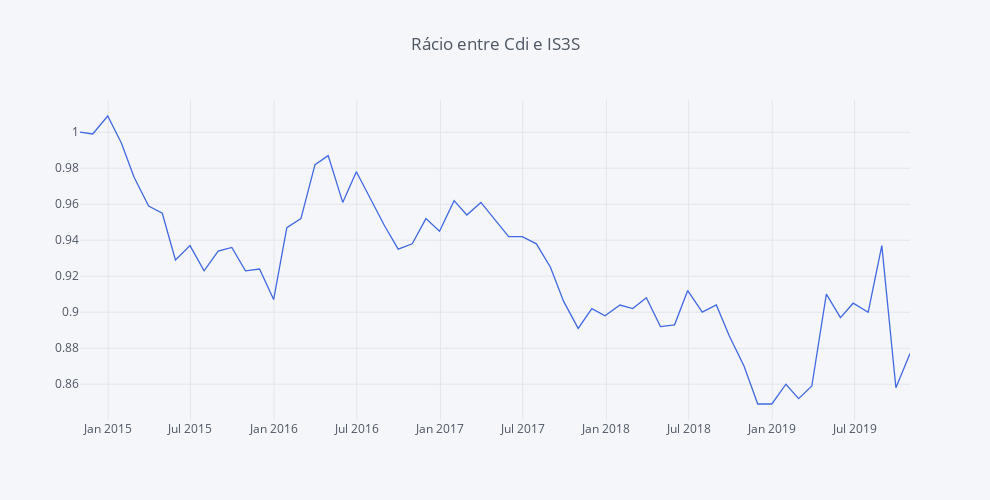

The notebook cell this image was saved under:
### Code cell
round(fundos_norm['Cdi'] / fundos_norm['IS3S'], 3).iplot(yTitle='', title='Rácio entre Cdi e IS3S',  colors=['royalblue', 'orange', 'dimgray'], dimensions = dimensions)

### Figure 1 — Plotly figure (JSON) as saved in the notebook; plotly's stock layout.template omitted (floating-point values rounded to 4 significant figures)
{"data": [{"line": {"color": "rgba(65, 105, 225, 1.0)", "dash": "solid", "shape": "linear", "width": 1.3}, "mode": "lines", "name": "None", "text": "", "type": "scatter", "uid": "aa81b4e4-0e90-40a4-abfd-a10c4f37f802", "x": ["2014-10-31", "2014-11-28", "2014-12-31", "2015-01-30", "2015-02-27", "2015-03-31", "2015-04-30", "2015-05-29", "2015-06-30", "2015-07-31", "2015-08-31", "2015-09-30", "2015-10-30", "2015-11-30", "2015-12-31", "2016-01-29", "2016-02-29", "2016-03-31", "2016-04-29", "2016-05-31", "2016-06-30", "2016-07-29", "2016-08-31", "2016-09-30", "2016-10-31", "2016-11-30", "2016-12-30", "2017-01-31", "2017-02-28", "2017-03-31", "2017-04-28", "2017-05-31", "2017-06-30", "2017-07-31", "2017-08-31", "2017-09-29", "2017-10-31", "2017-11-30", "2017-12-29", "2018-01-31", "2018-02-28", "2018-03-30", "2018-04-30", "2018-05-31", "2018-06-29", "2018-07-31", "2018-08-31", "2018-09-28", "2018-10-31", "2018-11-30", "2018-12-31", "2019-01-31", "2019-02-28", "2019-03-29", "2019-04-30", "2019-05-31", "2019-06-28", "2019-07-31", "2019-08-30", "2019-09-30", "2019-10-31"], "y": [1, 0.999, 1.009, 0.994, 0.975, 0.959, 0.955, 0.929, 0.937, 0.923, 0.934, 0.936, 0.923, 0.924, 0.907, 0.947, 0.952, 0.982, 0.987, 0.961, 0.978, 0.964, 0.948, 0.935, 0.938, 0.952, 0.945, 0.962, 0.954, 0.961, 0.952, 0.942, 0.942, 0.938, 0.925, 0.906, 0.891, 0.902, 0.898, 0.904, 0.902, 0.908, 0.892, 0.893, 0.912, 0.9, 0.904, 0.887, 0.87, 0.849, 0.849, 0.86, 0.852, 0.859, 0.91, 0.897, 0.905, 0.9, 0.937, 0.858, 0.877]}], "layout": {"height": 500, "legend": {"bgcolor": "#F5F6F9", "font": {"color": "#4D5663"}}, "paper_bgcolor": "#F5F6F9", "plot_bgcolor": "#F5F6F9", "title": {"font": {"color": "#4D5663"}, "text": "Rácio entre Cdi e IS3S"}, "width": 990, "xaxis": {"autorange": true, "gridcolor": "#E1E5ED", "range": ["2014-10-31", "2019-10-31"], "showgrid": true, "tickfont": {"color": "#4D5663"}, "title": {"font": {"color": "#4D5663"}, "text": ""}, "type": "date", "zerolinecolor": "#E1E5ED"}, "yaxis": {"autorange": true, "gridcolor": "#E1E5ED", "range": [0.8401, 1.018], "showgrid": true, "tickfont": {"color": "#4D5663"}, "title": {"font": {"color": "#4D5663"}, "text": ""}, "type": "linear", "zerolinecolor": "#E1E5ED"}}}
